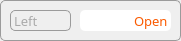
      <widget class="QFrame" name="frame_26">
       <property name="geometry">
        <rect>
         <x>200</x>
         <y>50</y>
         <width>181</width>
         <height>41</height>
        </rect>
       </property>
       <property name="font">
        <font>
         <family>Montserrat</family>
         <pointsize>10</pointsize>
         <weight>50</weight>
         <italic>false</italic>
         <bold>false</bold>
         <kerning>false</kerning>
        </font>
       </property>
       <property name="styleSheet">
        <string notr="true">border: 1px solid rgb(155,155,155);
border-radius:5px;</string>
       </property>
       <property name="frameShape">
        <enum>QFrame::StyledPanel</enum>
       </property>
       <property name="frameShadow">
        <enum>QFrame::Raised</enum>
       </property>
       <widget class="QLabel" name="label_39">
        <property name="geometry">
         <rect>
          <x>10</x>
          <y>10</y>
          <width>61</width>
          <height>21</height>
         </rect>
        </property>
        <property name="font">
         <font>
          <family>Montserrat</family>
          <pointsize>10</pointsize>
          <weight>50</weight>
          <italic>false</italic>
          <bold>false</bold>
          <kerning>false</kerning>
         </font>
        </property>
        <property name="styleSheet">
         <string notr="true">BORDER:0PX;
color: rgb(170, 170, 170);</string>
        </property>
        <property name="text">
         <string>Left</string>
        </property>
       </widget>
       <widget class="QLineEdit" name="limitSwitchLeft">
        <property name="geometry">
         <rect>
          <x>80</x>
          <y>10</y>
          <width>91</width>
          <height>21</height>
         </rect>
        </property>
        <property name="font">
         <font>
          <family>Montserrat</family>
          <pointsize>10</pointsize>
          <weight>50</weight>
          <italic>false</italic>
          <bold>false</bold>
          <kerning>false</kerning>
         </font>
        </property>
        <property name="styleSheet">
         <string notr="true">border:0px;color: rgb(250, 90, 0);</string>
        </property>
        <property name="text">
         <string>Open</string>
        </property>
        <property name="alignment">
         <set>Qt::AlignRight|Qt::AlignTrailing|Qt::AlignVCenter</set>
        </property>
        <property name="placeholderText">
         <string>0.00</string>
        </property>
       </widget>
       <widget class="QLabel" name="label_145">
        <property name="geometry">
         <rect>
          <x>50</x>
          <y>10</y>
          <width>31</width>
          <height>31</height>
         </rect>
        </property>
        <property name="font">
         <font>
          <family>Montserrat</family>
          <pointsize>10</pointsize>
          <weight>50</weight>
          <italic>false</italic>
          <bold>false</bold>
          <kerning>false</kerning>
         </font>
        </property>
        <property name="styleSheet">
         <string notr="true">border:0px;
background-color: rgb(255, 255);</string>
        </property>
        <property name="text">
         <string/>
        </property>
        <property name="pixmap">
         <pixmap>../../.designer/backup/resource/left.png</pixmap>
        </property>
        <property name="scaledContents">
         <bool>true</bool>
        </property>
       </widget>
      </widget>
